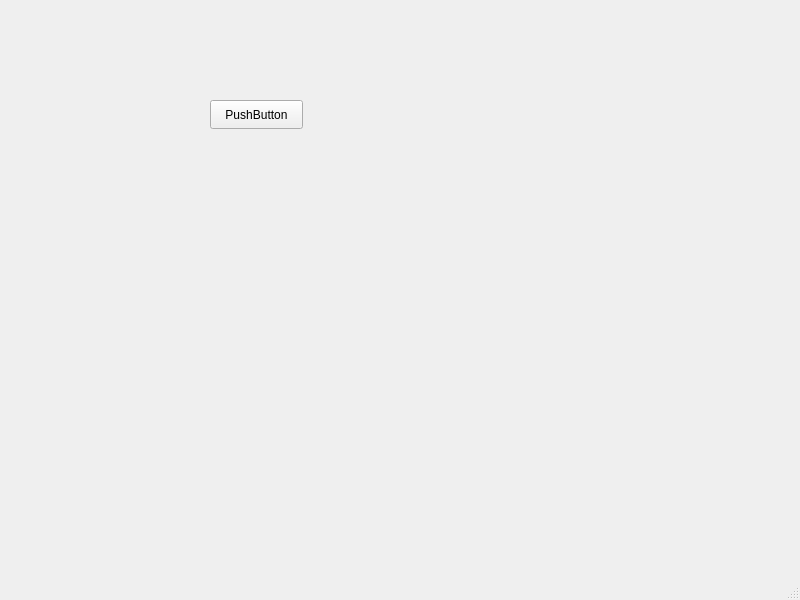
<?xml version="1.0" encoding="UTF-8"?>
<ui version="4.0">
 <class>MainWindow</class>
 <widget class="QMainWindow" name="MainWindow">
  <property name="geometry">
   <rect>
    <x>0</x>
    <y>0</y>
    <width>800</width>
    <height>600</height>
   </rect>
  </property>
  <property name="windowTitle">
   <string>MainWindow</string>
  </property>
  <widget class="QWidget" name="centralwidget">
   <widget class="QPushButton" name="pushButton">
    <property name="geometry">
     <rect>
      <x>210</x>
      <y>100</y>
      <width>93</width>
      <height>29</height>
     </rect>
    </property>
    <property name="text">
     <string>PushButton</string>
    </property>
   </widget>
  </widget>
  <widget class="QMenuBar" name="menubar">
   <property name="geometry">
    <rect>
     <x>0</x>
     <y>0</y>
     <width>800</width>
     <height>26</height>
    </rect>
   </property>
  </widget>
  <widget class="QStatusBar" name="statusbar"/>
 </widget>
 <resources/>
 <connections/>
</ui>
